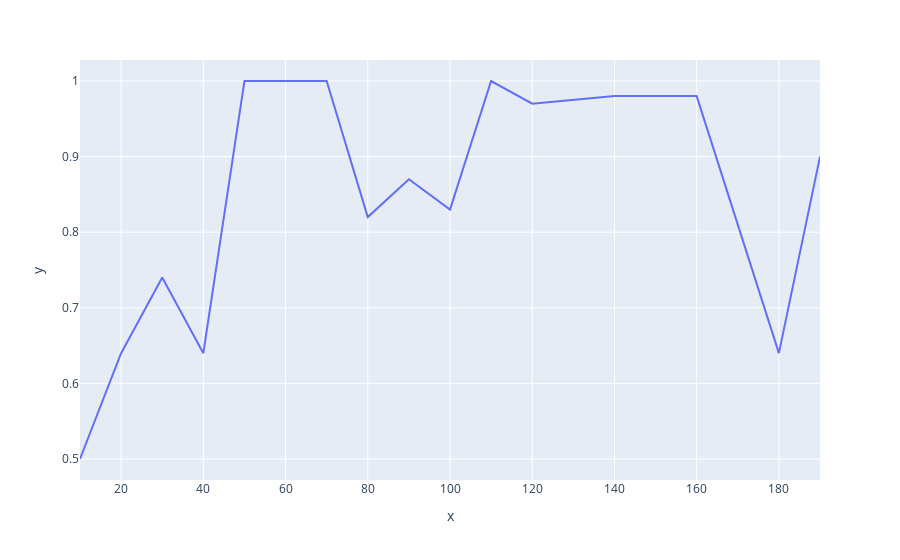

Notebook code for this chart:
### Code cell
px.line(x=failure_rate.keys(), y=failure_rate.values())

### Figure 1 — Plotly figure (JSON) as saved in the notebook; plotly's stock layout.template omitted (floating-point values rounded to 4 significant figures)
{"data": [{"hovertemplate": "x=%{x}<br>y=%{y}<extra></extra>", "legendgroup": "", "line": {"color": "#636efa", "dash": "solid"}, "marker": {"symbol": "circle"}, "mode": "lines", "name": "", "orientation": "v", "showlegend": false, "type": "scatter", "x": [10, 20, 30, 40, 50, 60, 70, 80, 90, 100, 110, 120, 140, 160, 180, 190], "xaxis": "x", "y": [0.5, 0.64, 0.74, 0.64, 1, 1, 1, 0.82, 0.87, 0.83, 1, 0.97, 0.98, 0.98, 0.64, 0.9], "yaxis": "y"}], "layout": {"legend": {"tracegroupgap": 0}, "margin": {"t": 60}, "xaxis": {"anchor": "y", "domain": [0, 1], "title": {"text": "x"}}, "yaxis": {"anchor": "x", "domain": [0, 1], "title": {"text": "y"}}}}
